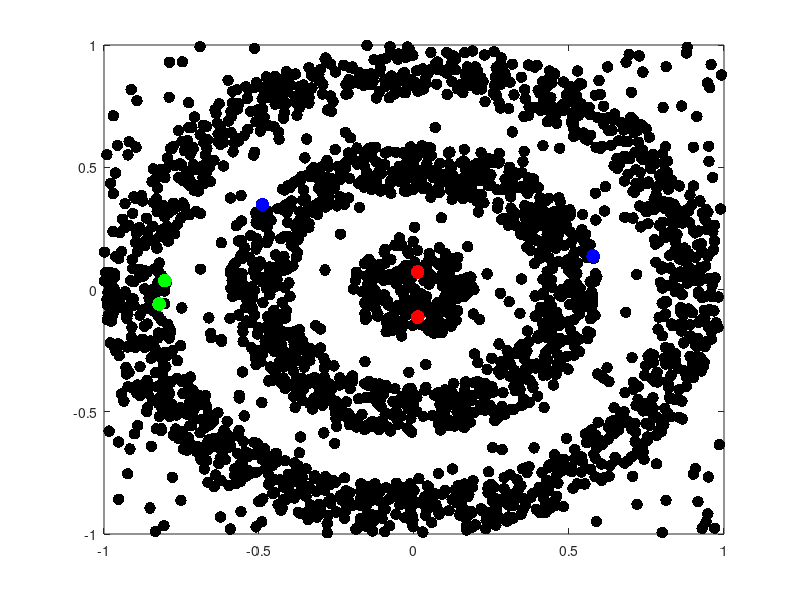

Reproduce this figure in MATLAB. (Note: this script raises an error after producing the figure.)
% driver for semisupervised learning
clear 
close all
X = randn(2,10000);


R  = sqrt(X(1,:).^2 + X(2,:).^2);
i1 = R < 0.2;
i2 = (0.4 < R) & (R < 0.6);
i3 = (0.8 < R) & (R < 1);

X1 = X(:,i1);
X2 = X(:,i2);
X3 = X(:,i3);

X = [X1, X2, X3];

Xn =  2*rand(2,400)-1;



n1 = size(X1,2); 
n2 = size(X2,2);
n3 = size(X3,2);

X = [X1, X2, X3, Xn];

plot(X(1,:),X(2,:),'.k','MarkerSize',25)

nd = 2;
I = [1:nd,n1+[1:nd],n1+n2+[1:nd]];

hold on
plot(X(1,I(1:nd)),X(2,I(1:nd)),'.r','markersize',30);
plot(X(1,I(nd+1:2*nd)),X(2,I(nd+1:2*nd)),'.b','markersize',30);
plot(X(1,I(2*nd+1:3*nd)),X(2,I(2*nd+1:3*nd)),'.g','markersize',30);
plot(X(1,I(1:2:nd)),X(2,I(1:2:nd)),'.r','markersize',30);
plot(X(1,I(nd+1:2:2*nd)),X(2,I(nd+1:2:2*nd)),'.b','markersize',30);
hold off

% setup the labels with hot one
C = zeros(3,nd*3);
C(1,1:nd) = 1;
C(2,nd+1:2*nd) = 1;
C(3,2*nd+1:3*nd) = 1;


% Compute the appropriate GL
nn      = 9;
[A,dd] = getAdjacencyMatrix(X,nn);
figure
spy(A)
epsilon = median(dd(:));
[L,W,D] = getGraphLaplacian(X,A,epsilon);
figure(3)
spy(L) 

% choose some parameters
param.alpha   = 0.1;
param.beta    = 1e-3*norm(L,'inf');
param.mu      = 1e-1;
param.maxIter = 200;
% Call the function

[U,Cp] = semiSuperLearn(X,I,C,L,param);

figure(3)
[vals,ii] = max(Cp,[],1); 
i1 = ii==1;
i2 = ii==2;
i3 = ii==3;

X1 = X(:,i1);
X2 = X(:,i2);
X3 = X(:,i3);

figure(4)
plot(X1(1,:),X1(2,:),'.r',X2(1,:),X2(2,:),'.b',X3(1,:),X3(2,:),'.g')
    